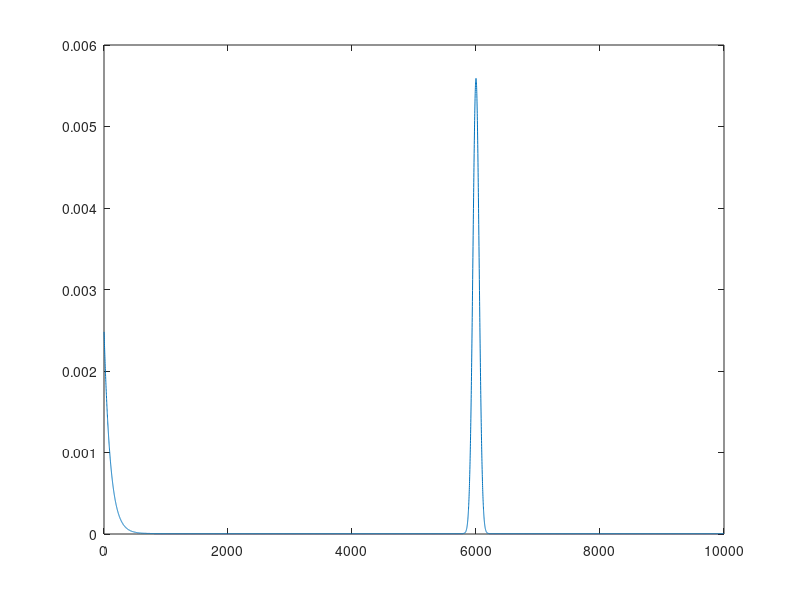

This chart was generated by the following MATLAB code:
function [ sensor_params ] = estimate_sensor_params()
%GET_SENSOR_PARAM Summary of this function goes here
%   estimate sensor model parameters from the data

% max_read = 500;
max_read = 10000;
fname = './log/robotdata3.log';
max_line = 81;
% max_degree = 18;

%% collect data (robotdata3.log)
% [sensor_data,~,~] = getSensorData(fname);
% R = [];
% for k = 1:max_line
%     d = sensor_data(k);
%     if strcmp(d.type,'L');
%         R = [R; d.laser_reading;];
%     end
% end
% 
% R = R - repmat(R(1,:),[size(R,1),1]);
% R = R(:);


% max_read_prob = 0.1;
% g_w = 0.8;
max_read_prob = 0.0;
g_w = 0.7;
% sigma = 5;
sigma = 50;
% hist(R)
% sigma = std(R)
lambda = 0.01;
u_w = 0.05;
e_w = 1-max_read_prob-g_w-u_w;

offset = u_w/max_read;



%%
sensor_params.max_read = max_read;
sensor_params.max_read_prob = max_read_prob;

sensor_params.sigma = sigma;
sensor_params.gaussian_weight = g_w;

sensor_params.lambda = lambda;
sensor_params.exponential_weight = e_w;

sensor_params.offset = offset;

x = 1:max_read;
y = zeros(size(x));
r = 0.6*max_read;

y = y + g_w*normpdf(x,r,sigma) + e_w*lambda*exp(-lambda*x) + offset;
y(max_read) = y(max_read)+max_read_prob;

plot(x,y);




end

